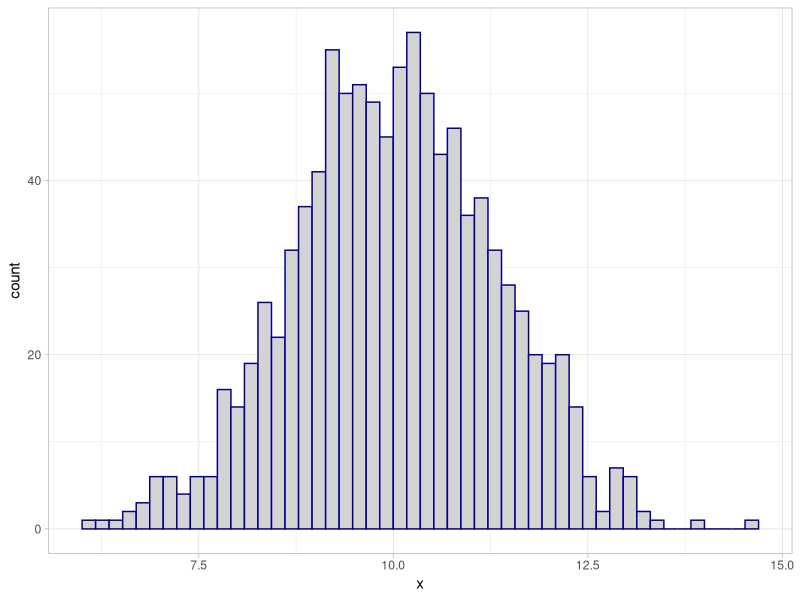

Here is the R script that generated this plot:
## ---- chunk 1
library(tidyverse)
theme_set(theme_light())
## ---- chunk 2
x <- rnorm(100000, mean = 0, sd = 1)


result <- as_tibble(x) |> 
  mutate(
    one_sd = ifelse(abs(x) <= 1, 1, 0),
    two_sd = ifelse(abs(x) <= 2, 1, 0),
    above_mean = ifelse(x >= 0, 1, 0),
    below_mean = ifelse(x <= 0, 1, 0)
  )  |> 
  summarize(
    prob_one_sd = mean(one_sd),
    prob_two_sd = mean(two_sd),
    prob_above = mean(above_mean),
    prob_below = mean(below_mean)
  )

result
## ---- chunk 3
quantile(x)
## ---- chunk 4
quantile(x, probs = c(.005, .995))
## ---- chunk 5
as_tibble(x) |> 
 summarize(probability = mean(
   x >= -2.576 & x <= 2.576))
## ---- chunk 6
sum(runif(n = 20, min = 0, max = 1))

d4.5 <- tibble(id = 1:1e3) |> 
  rowwise() |> 
  mutate(x = sum(runif(20)))  


ggplot(data = d4.5,
       mapping = aes(x)) +
   geom_histogram(bins = 50,
                  color = "darkblue",
                  fill = "lightgray")
## ---- chunk 7
svy_size <- 2247  # number of people in each "poll"

std_error <- sqrt((1/3) * (2/3) / svy_size)
std_error

est_prop <- 1/3

0.33 + 1.96*std_error
0.33 - 1.96*std_error ## "1.96" is roughly "2"!

sd(runif(20)) * sqrt(20)

